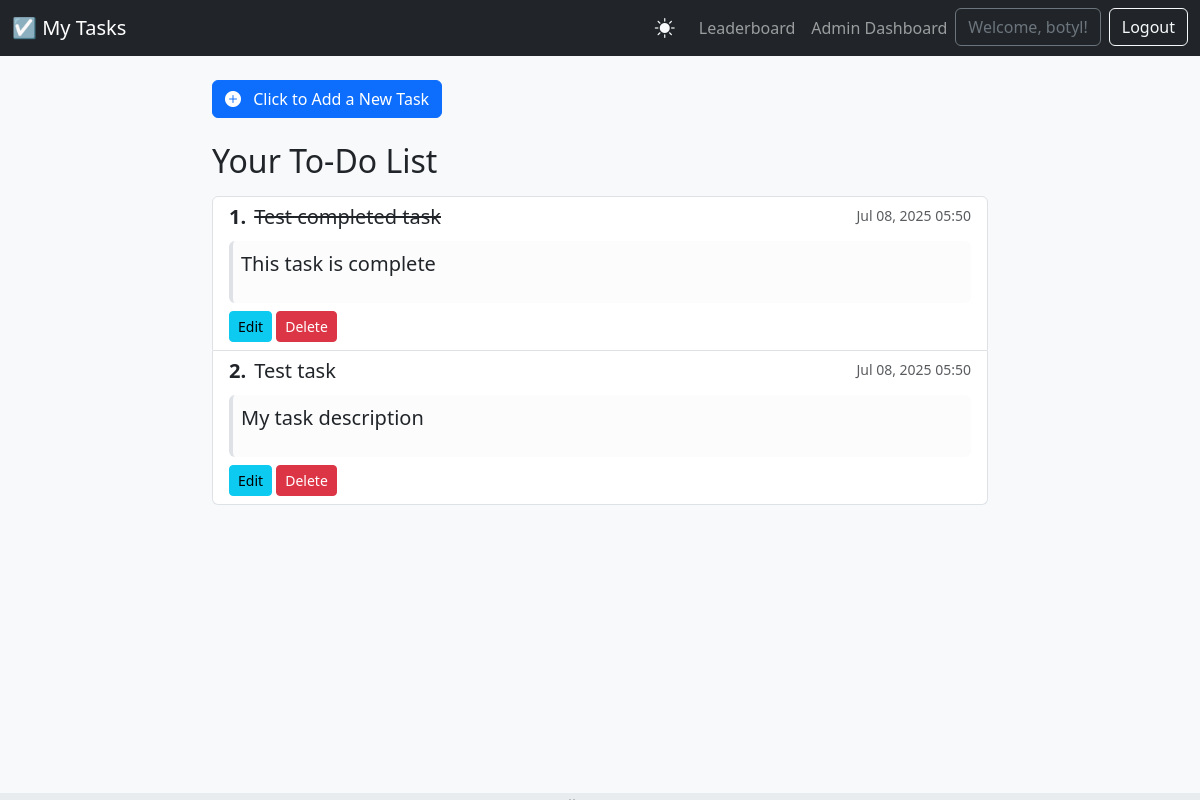
/ (signed in), run on an earlier commit of the app's database.
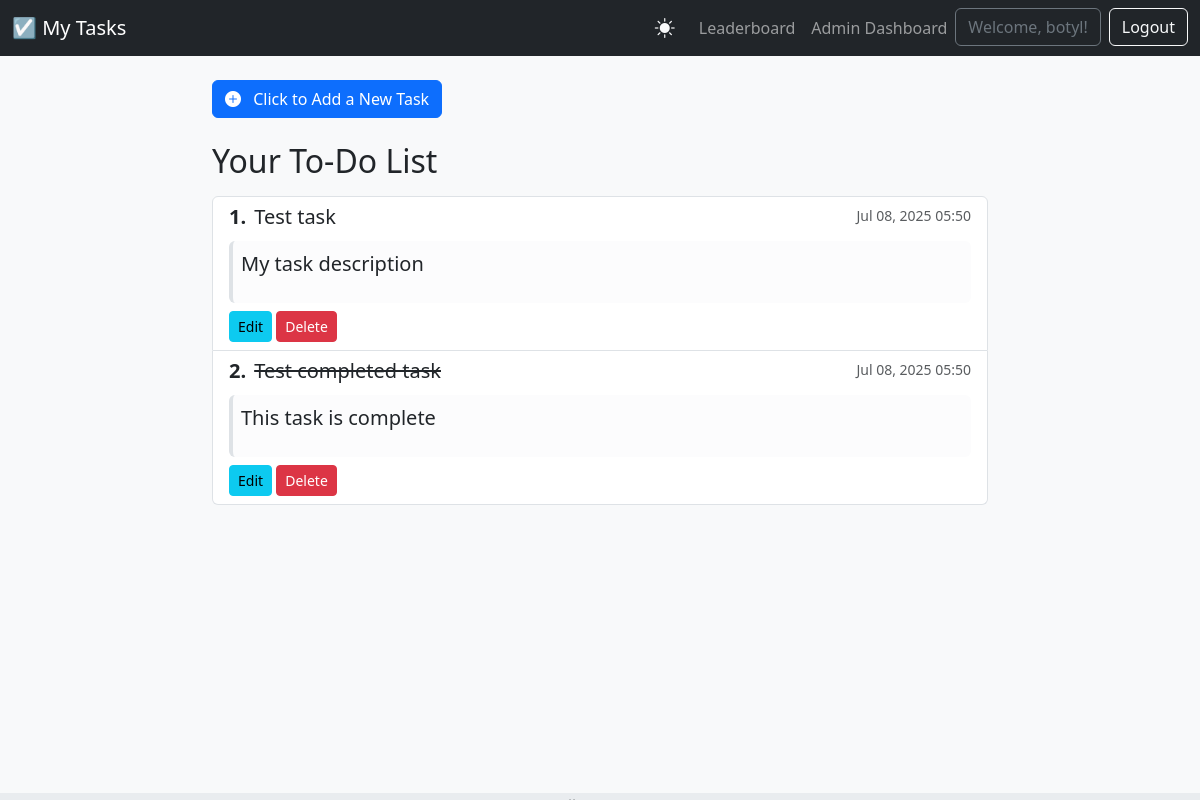
And on a later commit of the database.
### tasks/models.py (models this page shows, shortened)
class Task(models.Model):
    user = models.ForeignKey(User, on_delete=models.CASCADE)
    title = models.CharField(max_length=200)
    description = models.TextField(blank=True)
    completed = models.BooleanField(default=False)
    created_at = models.DateTimeField(auto_now_add=True)
    priority = models.IntegerField(default=0)
    class Meta:
        ordering = ['priority', '-created_at']

### tasks/views.py (the view, shortened to what this page needs)
# urls.py: path('', views.task_list, name='task-list'),
@login_required
def task_list(request):
    tasks = Task.objects.filter(user=request.user)
    form = TaskForm()
    context = {'tasks': tasks, 'form': form}
    return render(request, 'tasks/task_list.html', context)

### templates/tasks/task_list.html (shortened to what this page needs)
{% extends 'base.html' %}
{% block content %}
<div class="mb-4">
    <p>
        <a class="btn btn-primary" data-bs-toggle="collapse" href="#addTaskCollapse" role="button" aria-expanded="false" aria-controls="addTaskCollapse">
            <i class="bi bi-plus-circle-fill me-2"></i>
            Click to Add a New Task
        </a>
    </p>
</div>
<h2 class="mb-3">Your To-Do List</h2>
<div class="list-group" id="task-list-container">
    {% for task in tasks %}
        <div class="list-group-item list-group-item-action flex-column align-items-start" data-id="{{ task.id }}">
            <div class="d-flex w-100 justify-content-between">
                <h5 class="mb-1 d-flex align-items-center">
                    <span class="fw-bold me-2 priority-indicator">{{ forloop.counter }}.</span>
                    {% if task.completed %}
                        <del>{{ task.title }}</del>
                    {% else %}
                        {{ task.title }}
                    {% endif %}
                </h5>
                <small class="text-muted">{{ task.created_at|date:"M d, Y H:i" }}</small>
            </div>
            {% if task.description %}
            <blockquote class="blockquote mt-2 mb-1 p-2 bg-light-subtle border-start border-4 rounded">
                <p class="mb-0 small">{{ task.description|linebreaks }}</p>
            </blockquote>
            {% endif %}
            <div class="mt-2">
                <a href="{% url 'task-update' task.id %}" class="btn btn-sm btn-info">Edit</a>
                <a href="{% url 'task-delete' task.id %}" class="btn btn-sm btn-danger">Delete</a>
            </div>
        </div>
    {% empty %}
        <div class="list-group-item">No tasks yet. Create one above!</div>
    {% endfor %}
</div>
{% endblock %}

What changed in the data, as far as the page shows it:
changed Task "Test task": moves up the list
